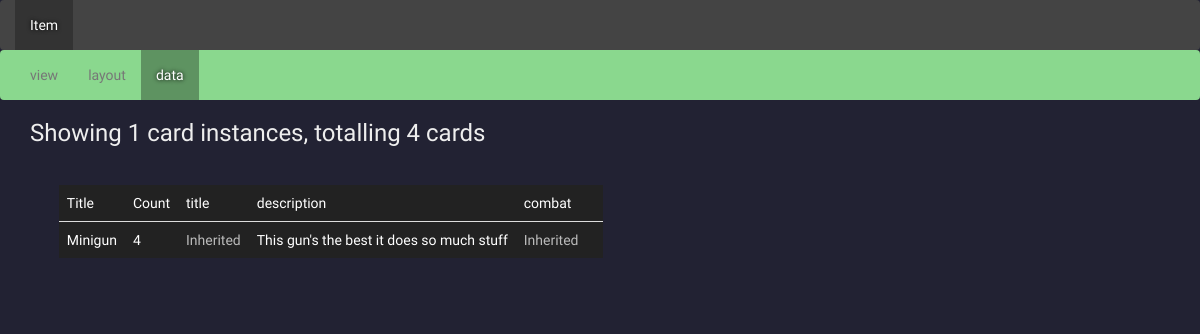
Page /type/1/data on the committed database.
### cards/models.py (models this page shows, shortened)
class CardType(models.Model):
    name = models.CharField(max_length=255)
    width = models.DecimalField(default=2.5, max_digits=3, decimal_places=2)
    height = models.DecimalField(default=4.0, max_digits=3, decimal_places=2)
    project = models.ForeignKey(Project, on_delete=models.CASCADE)
    REASONABLE_MARGIN = 0.12

class Field(models.Model):
    name = models.CharField(max_length=255)
    template = models.CharField(max_length=255, blank=True, default='')
    width = models.DecimalField("Width, percentage", default=1.0, max_digits=5, decimal_places=4)
    height = models.DecimalField("Distance from top, percentage", default=0.0, max_digits=5, decimal_places=4)
    is_bold = models.BooleanField(default=False)
    is_italic = models.BooleanField(default=False)
    alignment = models.CharField(default='left', choices=(
        ('left', 'Left'),
        ('center', 'Centre'),
        ('right', 'Right'),
    ), max_length=16)
    card_type = models.ForeignKey(CardType, on_delete=models.CASCADE)

class Card(models.Model):
    title = models.CharField(null=True, max_length=255)
    count = models.IntegerField(default=4)
    card_type = models.ForeignKey(CardType, on_delete=models.CASCADE)
    data = models.CharField(max_length=255, default='{}')
    @property
    def patterns(self):
        return [
            ('{title}', self.title),
            ('{count}', str(self.count)),
        ]
    @property
    def fields(self):
        fields = []
        for field in self.card_type.field_set.all():
            try:
                data = self.fielddata_set.get(field=field)
                field.value = data.value
            except:
                field.value = field.template
                field.inherited = True
            for pattern, replacement in self.patterns:
                field.value = field.value.replace(pattern, replacement)
            fields.append(field)
        return fields

class FieldData(models.Model):
    value = models.CharField(max_length=255)
    field = models.ForeignKey(Field, related_name='+', on_delete=models.CASCADE)
    card = models.ForeignKey(Card, on_delete=models.CASCADE)

### cards/views.py (the view)
# urls.py: url(r'^type/(?P<type_id>[0-9]+)/data$', cardviews.data),
def data(request, type_id):
    card_type = get_object_or_404(CardType, pk=type_id)
    card_types = CardType.objects.all()
    cards = card_type.card_set.all()
    total_card_count = sum([card.count for card in cards])
    return render(request, 'card-data.html', {
        'view_name': 'data',
        'card_types': card_types,
        'cardtype': card_type,
        'total_card_count': total_card_count,
        'cards': card_type.card_set.all(),
    })

### cards/templates/card-data.html
{% extends 'core/default.html' %}
{% block content %}
<div class="col-md-12">
    <h3>Showing {{ cards|length }} card instances, totalling {{ total_card_count }} cards</h3>
    <div class="card-list cardtype-{{ cardtype.name }}">
        <table class="table">
            <thead>
                <tr>
                    <td>Title</td>
                    <td>Count</td>
                    {% for field in cardtype.field_set.all %}
                        <td>{{ field.name }}</td>
                    {% endfor %}
                </tr>
            </thead>
            <tbody>
            {% for card in cards %}
            <tr id="card-{{ card.pk }}" data-name="{{ card.title }}">
                <td>{{ card.title }}</td>
                <td>{{ card.count }}</td>
                {% for field in card.fields %}
                    {% if field.inherited %}
                        <td style="color:#BBB;">Inherited</td>
                    {% else %}
                        <td>{{ field.value }}</td>
                    {% endif %}
                {% endfor %}
                <td></td>
            </tr>
            {% endfor %}
            </tbody>
        </table>
    </div>
</div>
{% endblock %}

### cards/templates/core/default.html (shortened to what this page needs)
<!DOCTYPE html>
<html lang="en">
<head>
    <link rel="stylesheet" href="https://maxcdn.bootstrapcdn.com/bootstrap/3.3.7/css/bootstrap.min.css">
    <link rel="stylesheet" href="https://ajax.googleapis.com/ajax/libs/jqueryui/1.12.1/themes/smoothness/jquery-ui.css">
    <link href="https://maxcdn.bootstrapcdn.com/font-awesome/4.7.0/css/font-awesome.min.css" rel="stylesheet"/>
    <link rel="stylesheet" href="/static/cards/cards.css"/>
</head>
<body>
    <nav class="navbar navbar-default cardtypes-nav">
      <div class="container-fluid">
        <div class="navbar-header">
          <ul class="nav navbar-nav">
            {% for type in card_types %}
                <li class="{% if type.name == cardtype.name %}active{% endif %}"><a href="/type/{{ type.id }}">{{ type.name }}</a></li>
            {% endfor %}
          </ul>
        </div>
      </div>
    </nav>
    {% if cardtype %}
    <nav class="navbar navbar-default card-nav">
      <div class="container-fluid">
        <div class="navbar-header">
          <ul class="nav navbar-nav">
            <li class="{% if view_name == "view" %}active{% endif %}"><a href="/type/{{ cardtype.id }}">view</a></li>
            <li class="{% if view_name == "layout" %}active{% endif %}"><a href="/type/{{ cardtype.id }}/layout">layout</a></li>
            <li class="{% if view_name == "data" %}active{% endif %}"><a href="/type/{{ cardtype.id }}/data">data</a></li>
          </ul>
        </div>
      </div>
    </nav>
    {% endif %}
    <div id="content" class="container-fluid">
        {% block content %}{% endblock %}
    </div>
</body>
</html>

### cards/static/cards/cards.css (style rules this page uses)
BODY { background: #223; color: #EEE; font-weight: 300; font-family: 'Oswald', sans-serif; }
TABLE { color: #FFF; background: #222; }
TD { color: #FFF; }
nav.navbar-default { margin:0px; }
nav.cardtypes-nav { background: #444; border: none; }
nav.cardtypes-nav .navbar-nav>.active>a, nav.cardtypes-nav .navbar-nav>.active>a:hover, nav.cardtypes-nav .navbar-nav>.active>a:focus { background: #333; text-shadow: #000 0px 0px 4px; color: #FFF; }
nav.card-nav { background: rgb(138, 216, 142); border: none; }
nav.card-nav .navbar-nav>.active>a, nav.card-nav .navbar-nav>.active>a:hover, nav.card-nav .navbar-nav>.active>a:focus { background: rgb(94, 147, 97); text-shadow: #000 0px 0px 4px; color: #FFF; }
.card-list { margin: 0.3in; display: inline-block; vertical-align: top; }

### rows in the picture
CardType: name "Item"
Field: name "title", shows "Inherited"
Field: name "description", value "This gun's the best it does so much stuff"
Field: name "combat", shows "Inherited"
Card: title "Minigun", count "4"

### other values in the picture
{{ cards|length }} "1"
{{ total_card_count }} "4"
